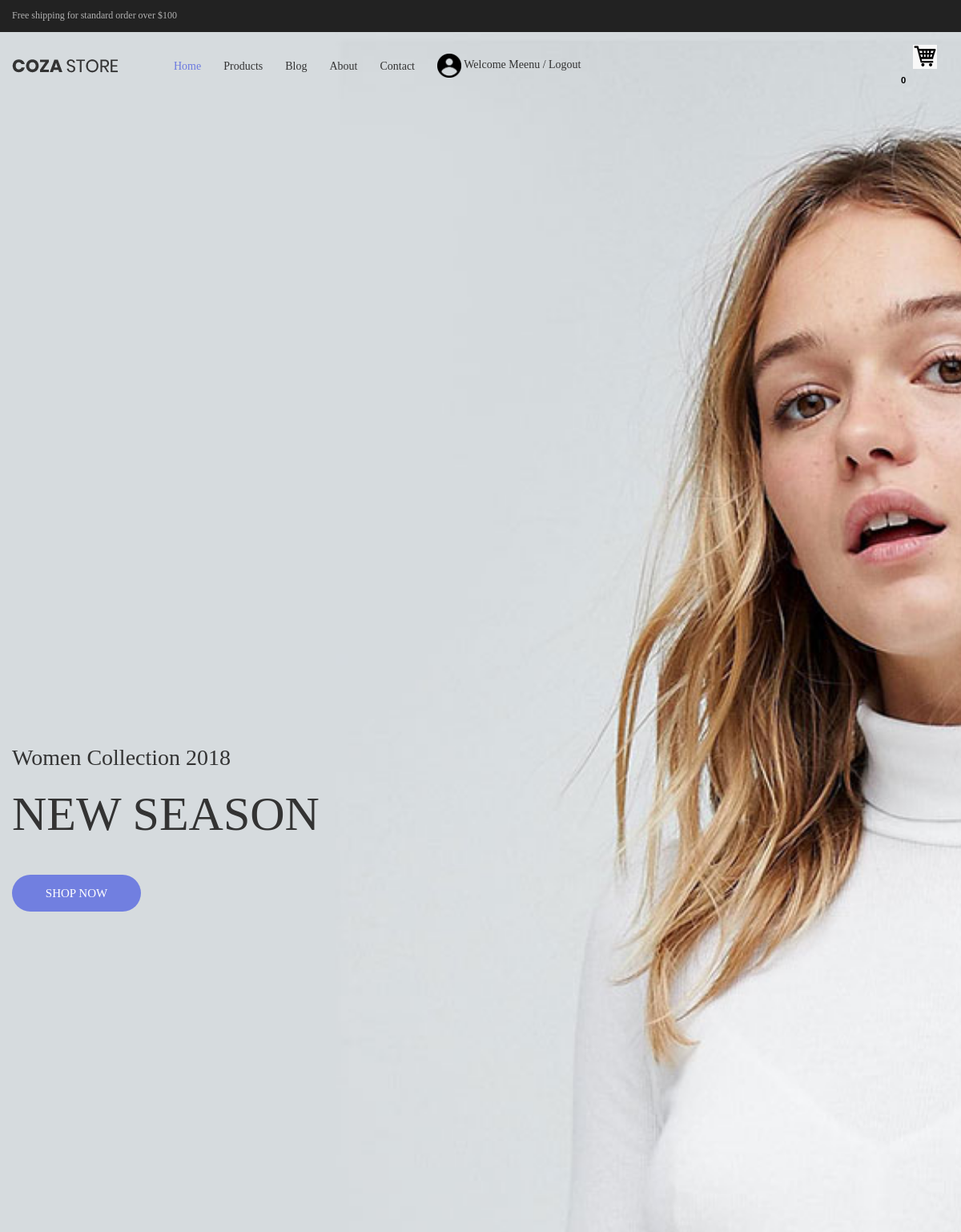
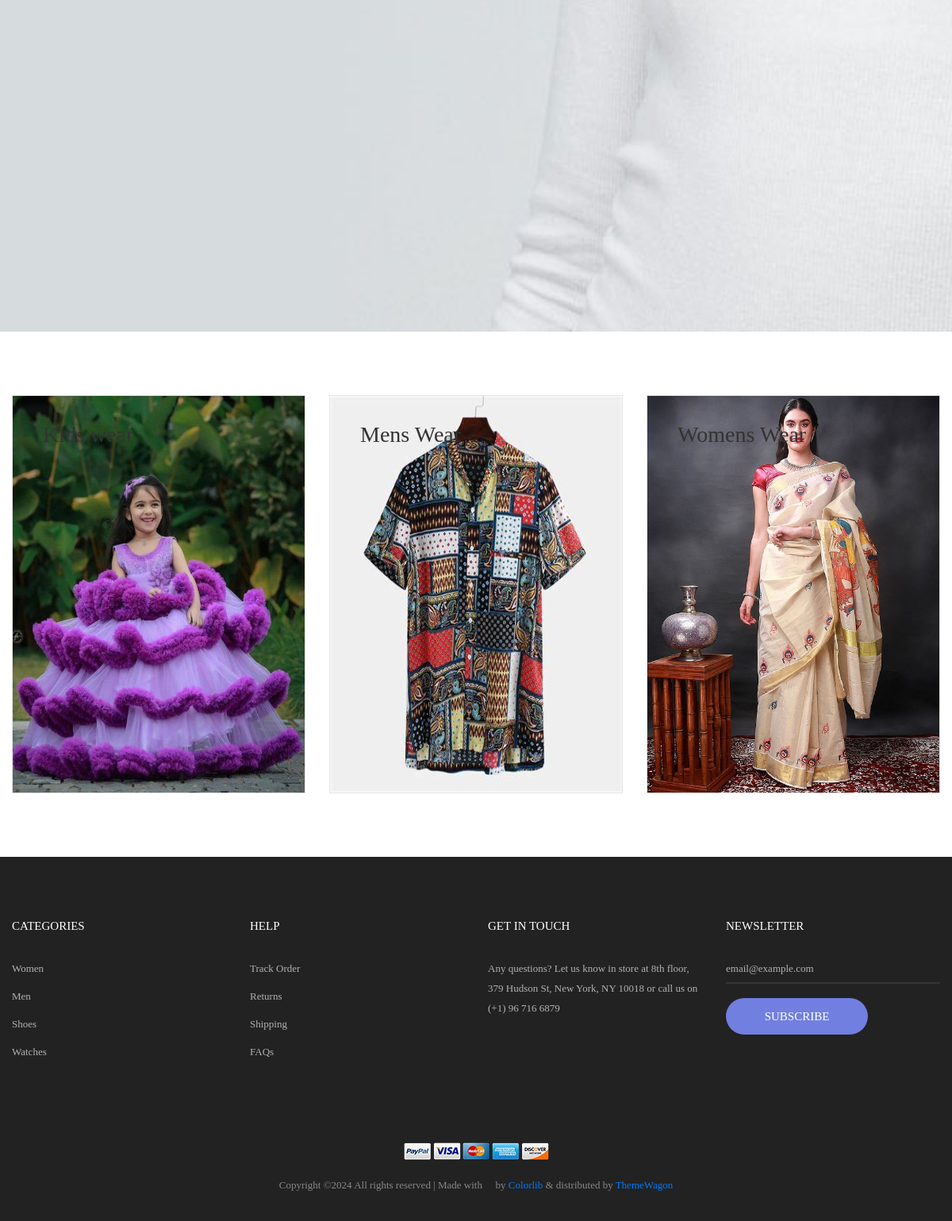
/Webindex/ (signed in), run on the app's committed database (2 pictures, top to bottom).
### Kidapp/models.py (models this page shows)
class CategoryDb(models.Model):
    Catname = models.CharField(max_length=100,null=True,blank=True)
    Image = models.ImageField(upload_to="Category",null=True,blank=True)
    Description = models.TextField(max_length=300,null=True,blank=True)

### Websapp/views.py (the view)
# urls.py: path('index/',views.indexpage,name="index"),
def index(request):
    Categories = CategoryDb.objects.all
    Cartitem = CartDb.objects.filter(Username=request.session['Name'])
    x = Cartitem.count()
    return render(request,"Windex.html",{'Categories':Categories,'x':x})

### Websapp/templates/Windex.html (shortened to what this page needs)
<!DOCTYPE html>
{% load static %}
<html lang="en">
<head>
	<link rel="stylesheet" type="text/css" href="{% static 'Web/vendor/bootstrap/css/bootstrap.min.css' %}">
	<link rel="stylesheet" type="text/css" href="{% static 'Web/fonts/font-awesome-4.7.0/css/font-awesome.min.css' %}">
	<link rel="stylesheet" type="text/css" href="{% static 'Web/fonts/iconic/css/material-design-iconic-font.min.css' %}">
	<link rel="stylesheet" type="text/css" href="{% static 'Web/fonts/linearicons-v1.0.0/icon-font.min.css' %}">
	<link rel="stylesheet" type="text/css" href="{% static 'Web/vendor/animate/animate.css' %}">
	<link rel="stylesheet" type="text/css" href="{% static 'Web/vendor/css-hamburgers/hamburgers.min.css' %}">
	<link rel="stylesheet" type="text/css" href="{% static 'Web/vendor/animsition/css/animsition.min.css' %}">
	<link rel="stylesheet" type="text/css" href="{% static 'Web/vendor/select2/select2.min.css' %}">
	<link rel="stylesheet" type="text/css" href="{% static 'Web/vendor/daterangepicker/daterangepicker.css' %}">
	<link rel="stylesheet" type="text/css" href="{% static 'Web/vendor/slick/slick.css' %}">
	<link rel="stylesheet" type="text/css" href="{% static 'Web/vendor/MagnificPopup/magnific-popup.css' %}">
	<link rel="stylesheet" type="text/css" href="{% static 'Web/vendor/perfect-scrollbar/perfect-scrollbar.css' %}">
	<link rel="stylesheet" type="text/css" href="{% static 'Web/css/util.css' %}">
	<link rel="stylesheet" type="text/css" href="{% static 'Web/css/main.css' %}">
</head>
<body class="animsition">
	<header>
		<div class="container-menu-desktop">
			<div class="top-bar">
				<div class="content-topbar flex-sb-m h-full container">
					<div class="left-top-bar">
						Free shipping for standard order over $100
					</div>
					<div class="right-top-bar flex-w h-full">
						<ul>
						</ul>
					</div>
				</div>
			</div>
			<div class="wrap-menu-desktop">
				<nav class="limiter-menu-desktop container">
					<a href="#" class="logo">
						<img src="{% static 'Web/images/icons/logo-01.png' %}" alt="IMG-LOGO">
					</a>
					<div class="menu-desktop">
						<ul class="main-menu">
							<li class="active-menu">
								<a href="{% url 'Webindex' %}">Home</a>
							</li>
							<li>
								<a href="{% url 'Products' %}">Products</a>
							</li>
							<li>
								<a href="{% url 'Blog' %}">Blog</a>
							</li>
							<li>
								<a href="{% url 'About' %}">About</a>
							</li>
							<li>
								<a href="{% url 'Contact_page' %}">Contact</a>
							</li>
							{% if request.session.Name %}
                            <li><a class="nav-link" href="{% url 'User_logout' %}"><img src="{% static 'Web/images/icons/ico.jpg' %}" height="30px" width="30px"> Welcome {{request.session.Name}} / Logout</a></li>
							{% else %}
							<li><a class="nav-link" href="{% url 'Login_pages' %}"><img src="{% static 'Web/images/icons/ico.jpg' %}" height="30px" width="30px"> </a></li>
							{% endif %}
						</ul>
					</div>
					<div class="wrap-icon-header flex-w flex-r-m">
						<ul>
						<li><a class="nav-link" href="{% url 'Cart' %}"><img src="{% static 'Web/images/icons/carticon.jpg' %}" height="30px" width="30px"> </a>
						<sup style="color:black;"><b>{{x}}</b></sup></li>
						</ul>
	</header>
	<section class="section-slide">
		<div class="wrap-slick1">
			<div class="slick1">
				<div class="item-slick1" style="background-image: url(images/slide-01.jpg);">
					<div class="container h-full">
						<div class="flex-col-l-m h-full p-t-100 p-b-30 respon5">
							<div class="layer-slick1 animated visible-false" data-appear="fadeInDown" data-delay="0">
								<span class="ltext-101 cl2 respon2">
									Women Collection 2018
								</span>
							</div>
							<div class="layer-slick1 animated visible-false" data-appear="fadeInUp" data-delay="800">
								<h2 class="ltext-201 cl2 p-t-19 p-b-43 respon1">
									NEW SEASON
								</h2>
							</div>
							<div class="layer-slick1 animated visible-false" data-appear="zoomIn" data-delay="1600">
								<a href="product.html" class="flex-c-m stext-101 cl0 size-101 bg1 bor1 hov-btn1 p-lr-15 trans-04">
									Shop Now
								</a>
							</div>
						</div>
					</div>
				</div>
			</div>
		</div>
	</section>
<div class="sec-banner bg0 p-t-80 p-b-50">
		<div class="container">
			<div class="row">
					{% for C in Categories %}
				<div class="col-md-6 col-xl-4 p-b-30 m-lr-auto">
					<div class="block1 wrap-pic-w">
						<img src="{{C.Image.url}}" alt="IMG-BANNER" height="500px" width="300px">
						<a href="{% url 'Product_filtered' Ca_name=C.Catname %}" class="block1-txt ab-t-l s-full flex-col-l-sb p-lr-38 p-tb-34 trans-03 respon3">
							<div class="block1-txt-child1 flex-col-l">
								<span class="block1-name ltext-102 trans-04 p-b-8">
									{{C.Catname}}
								</span>
							</div>
						</a>
					</div>
				</div>
				{% endfor %}
				</div>
			</div>
		</div>
	<footer class="bg3 p-t-75 p-b-32">
		<div class="container">
			<div class="row">
				<div class="col-sm-6 col-lg-3 p-b-50">
					<h4 class="stext-301 cl0 p-b-30">
						Categories
					</h4>
					<ul>
						<li class="p-b-10">
							<a href="#" class="stext-107 cl7 hov-cl1 trans-04">
								Women
							</a>
						</li>
						<li class="p-b-10">
							<a href="#" class="stext-107 cl7 hov-cl1 trans-04">
								Men
							</a>
						</li>
						<li class="p-b-10">
							<a href="#" class="stext-107 cl7 hov-cl1 trans-04">
								Shoes
							</a>
						</li>
						<li class="p-b-10">
							<a href="#" class="stext-107 cl7 hov-cl1 trans-04">
								Watches
							</a>
						</li>
					</ul>
				</div>
				<div class="col-sm-6 col-lg-3 p-b-50">
					<h4 class="stext-301 cl0 p-b-30">
						Help
					</h4>
					<ul>
						<li class="p-b-10">
							<a href="#" class="stext-107 cl7 hov-cl1 trans-04">
								Track Order
							</a>
						</li>
						<li class="p-b-10">
							<a href="#" class="stext-107 cl7 hov-cl1 trans-04">
								Returns
							</a>
						</li>
						<li class="p-b-10">
							<a href="#" class="stext-107 cl7 hov-cl1 trans-04">
								Shipping
							</a>
						</li>
						<li class="p-b-10">
							<a href="#" class="stext-107 cl7 hov-cl1 trans-04">
								FAQs
							</a>
						</li>
					</ul>
				</div>
				<div class="col-sm-6 col-lg-3 p-b-50">
					<h4 class="stext-301 cl0 p-b-30">
						GET IN TOUCH
					</h4>
					<p class="stext-107 cl7 size-201">
						Any questions? Let us know in store at 8th floor, 379 Hudson St, New York, NY 10018 or call us on (+1) 96 716 6879
					</p>
					<div class="p-t-27">
						<a href="#" class="fs-18 cl7 hov-cl1 trans-04 m-r-16">
							<i class="fa fa-facebook"></i>
						</a>
						<a href="#" class="fs-18 cl7 hov-cl1 trans-04 m-r-16">
							<i class="fa fa-instagram"></i>
						</a>
						<a href="#" class="fs-18 cl7 hov-cl1 trans-04 m-r-16">
							<i class="fa fa-pinterest-p"></i>
						</a>
					</div>
				</div>
				<div class="col-sm-6 col-lg-3 p-b-50">
					<h4 class="stext-301 cl0 p-b-30">
						Newsletter
					</h4>
					<form>
						<div class="wrap-input1 w-full p-b-4">
							<input class="input1 bg-none plh1 stext-107 cl7" type="text" name="email" placeholder="email@example.com">
						</div>
						<div class="p-t-18">
							<button class="flex-c-m stext-101 cl0 size-103 bg1 bor1 hov-btn2 p-lr-15 trans-04">
								Subscribe
							</button>
						</div>
					</form>
				</div>
			</div>
			<div class="p-t-40">
				<div class="flex-c-m flex-w p-b-18">
					<a href="#" class="m-all-1">
						<img src="{% static 'Web/images/icons/icon-pay-01.png' %}" alt="ICON-PAY">
					</a>
					<a href="#" class="m-all-1">
						<img src="{% static 'Web/images/icons/icon-pay-02.png' %}" alt="ICON-PAY">
					</a>
					<a href="#" class="m-all-1">
						<img src="{% static 'Web/images/icons/icon-pay-03.png' %}" alt="ICON-PAY">
					</a>
					<a href="#" class="m-all-1">
						<img src="{% static 'Web/images/icons/icon-pay-04.png' %}" alt="ICON-PAY">
					</a>
					<a href="#" class="m-all-1">
						<img src="{% static 'Web/images/icons/icon-pay-05.png' %}" alt="ICON-PAY">
					</a>
				</div>
				<p class="stext-107 cl6 txt-center">
Copyright &copy;<script>document.write(new Date().getFullYear());</script> All rights reserved | Made with <i class="fa fa-heart-o" aria-hidden="true"></i> by <a href="https://colorlib.com" target="_blank">Colorlib</a> &amp; distributed by <a href="https://themewagon.com" target="_blank">ThemeWagon</a>
				</p>
			</div>
		</div>
	</footer>
</body>
</html>

### Websapp/static/Web/css/main.css (style rules this page uses)
.container { max-width: 1380px; }
@media (max-width: 1600px) { .container { max-width: 1200px; } }
.slick-slide { outline: none !important; }
.container-menu-desktop { height: auto; width: 100%; position: relative; -webkit-transition: all 0.3s; -o-transition: all 0.3s; -moz-transition: all 0.3s; transition: all 0.3s; }
.top-bar { height: 40px; background-color: #222; }
.left-top-bar { font-family: Poppins-Regular; font-size: 12px; line-height: 1.8; color: #b2b2b2; }
.wrap-menu-desktop { position: fixed; z-index: 1100; background-color: transparent; width: 100%; height: 84px; top: 40px; left: 0px; -webkit-transition: height 0.3s, background-color 0.3s; -o-transition: height 0.3s, background-color 0.3s; -moz-transition: height 0.3s, background-color 0.3s; transition: height 0.3s, background-color 0.3s; }
.limiter-menu-desktop { height: 100%; display: -webkit-box; display: -webkit-flex; display: -moz-box; display: -ms-flexbox; display: flex; align-items: center; background-color: transparent; }
.logo { display: -webkit-box; display: -webkit-flex; display: -moz-box; display: -ms-flexbox; display: flex; align-items: center; height: 65%; margin-right: 55px; }
.logo img { max-width: 100%; max-height: 100%; }
.menu-desktop { display: -webkit-box; display: -webkit-flex; display: -moz-box; display: -ms-flexbox; display: flex; align-items: center; height: 100%; }
.main-menu { list-style-type: none; margin: 0; display: -webkit-box; display: -webkit-flex; display: -moz-box; display: -ms-flexbox; display: flex; align-items: center; }
.main-menu > li { display: block; position: relative; padding: 20px 10px 20px 0px; margin: 0px 4px 0px 14px; }
.main-menu > li > a { font-family: Poppins-Medium; font-size: 14px; color: #333; padding: 5px 0px; transition: all 0.4s; -webkit-transition: all 0.4s; -o-transition: all 0.4s; -moz-transition: all 0.4s; }
.wrap-icon-header { flex-grow: 1; }
.main-menu > li.active-menu > a { color: #6c7ae0; }
.wrap-slick1 { position: relative; }
.item-slick1 { height: calc(100vh - 40px); background-size: cover; background-repeat: no-repeat; background-position: center center; }
.block1 { position: relative; border: 1px solid #e6e6e6; }
.block1-txt { background-color: rgba(103,117,214,0.0); }
.block1-name { color: #333; }
.cl0 { color: #fff; }
.cl2 { color: #333; }
.cl6 { color: #888; }
.cl7 { color: #b2b2b2; }
.stext-101 { font-family: Poppins-Medium; font-size: 15px; line-height: 1.466667; text-transform: uppercase; }
.stext-107 { font-family: Poppins-Regular; font-size: 13px; line-height: 1.923; }
.stext-301 { font-family: Montserrat-Bold; font-size: 15px; line-height: 1.6; text-transform: uppercase; }
.ltext-101 { font-family: Poppins-Regular; font-size: 28px; line-height: 1.2857; }
.ltext-102 { font-family: Poppins-Bold; font-size: 28px; line-height: 1.1; }
.ltext-201 { font-family: PlayfairDisplay-Bold; font-size: 60px; line-height: 1.1; text-transform: uppercase; }
.size-101 { min-width: 161px; height: 46px; }
.size-103 { min-width: 179px; height: 46px; }
.size-201 { max-width: 270px; }
.bg-none { background-color: transparent; }
.bg0 { background-color: #fff; }
.bg1 { background-color: #717fe0; }
.bg3 { background-color: #222; }
.bor1 { border-radius: 23px; }
.wrap-input1 { position: relative; border-bottom: 2px solid rgba(204,204,204, 0.1); }
.input1 { background-color: transparent; width: 100%; }

### data on the page
CategoryDb: Image (picture), Catname "Kids wear"
CategoryDb: Image (picture), Catname "Mens Wear"
CategoryDb: Image (picture), Catname "Womens Wear"

### other printed values
{{ request.session.Name }} "Meenu"
{{ x }} "0"
